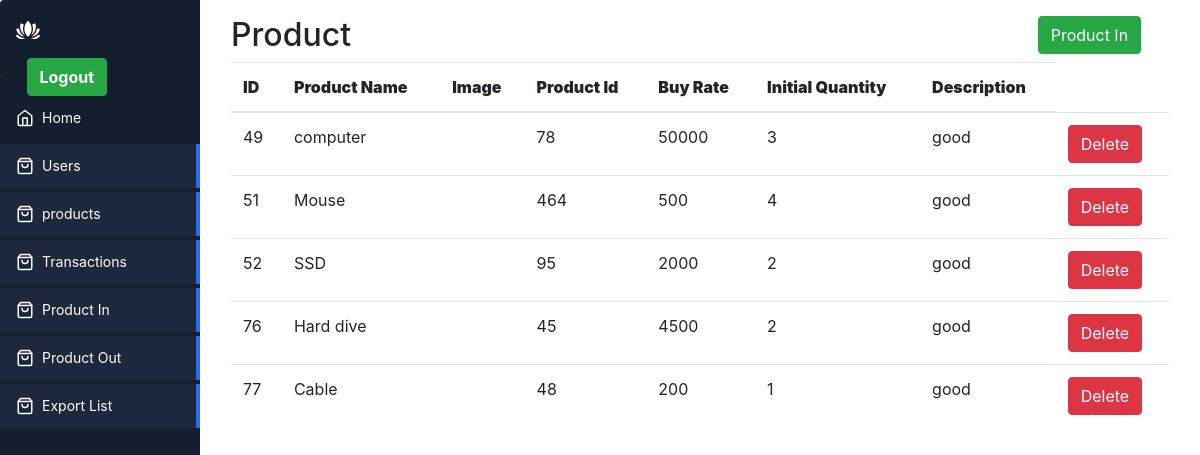
/product.php (signed in), run on the app's committed database.
### tables this page shows
CREATE TABLE `products` (
  `id` int(11) NOT NULL,
  `name` varchar(500) NOT NULL,
  `image` varchar(500) NOT NULL,
  `product_id` varchar(500) NOT NULL,
  `buy_rate` varchar(500) NOT NULL,
  `initial_quantity` varchar(11) NOT NULL,
  `description` text NOT NULL,
  `date` date NOT NULL
);

### product.php (the view, shortened to what this page needs)
<?php
include 'include/header.php';
include 'include/connection.php';
$sql ="SELECT * FROM Products" ;
$result = $db->query($sql);
?>
<div class="app-content">
    <div class="container">
        <div class="row">
            <div class="col-md-10">
                <h2>Product</h2>
            </div>
            <div class="col-md-2">
            <a href="Product_in.php" class="btn btn-success">Product In</a>
            </div>
        </div>
    </div>
    <div class="container-fluid">
        <div class="row">
            <div class="col-md-12">
                <table class="table ">
                    <thead>
                        <th><b>ID</b></th>
                        <th><b>Product Name</b></th>
                        <th><b>Image</b></th>
                        <th><b>Product Id</b></th>
                        <th><b>Buy Rate</b></th>
                        <th><b>Initial Quantity</b></th>
                        <th><b>Description</b></th>
                    </thead>
                    <tbody>
                    <?php while($row = $result->fetch_assoc()): ?>
                        <tr>
                            <td><?php echo $row['id'] ; ?></td>
                            <td><?php echo $row['name'] ; ?></td>
                            <td><img src="<?php echo "images/".$row['image'] ; ?>"width="50" alt=""></td>
                            <td><?php echo $row['product_id'] ; ?></td>
                            <td><?php echo $row['buy_rate'] ; ?></td>
                            <td><?php echo $row['initial_quantity'] ; ?></td>
                            <td><?php echo $row['description'] ; ?></td>
                        <td>
                            <a href="Product_delete.php?id=<?php echo $row['id']; ?>" class="btn btn-danger" onclick="return confirm('Are you sure you want to delete this user?')">Delete</a>
                        </td>
                        </tr>
                        <?php endwhile; ?>
                    </tbody>
                </table>
            </div>
        </div>
    </div>
</div>
<?php
include 'include/footer.php';
?>

### assets/style.css (style rules this page uses)
* { box-sizing: border-box; }
:root { --app-bg: #101827; --sidebar: rgba(21, 30, 47,1); --sidebar-main-color: #fff; --table-border: #1a2131; --table-header: #1a2131; --app-content-main-color: #fff; --sidebar-link: #fff; --sidebar-active-link: #1d283c; --sidebar-hover-link: #1a2539; --action-color: #2869ff; --action-color-hover: #6291fd; --app-content-secondary-color: #1d283c; --filter-reset: #2c394f; --filter-shadow: rgba(16, 24, 39, 0.8) 0px 6px 12px -2px, rgba(0, 0, 0, 0.3) 0px 3px 7px -3px; }
body, html { margin: 0; padding: 0; height: 100%; width: 100%; }
body { overflow: hidden; font-family: "Poppins", sans-serif; background-color: var(--app-bg); -webkit-font-smoothing: antialiased; -moz-osx-font-smoothing: grayscale; }
.app-content { padding: 16px; background-color: #ffffff; height: 100%; flex: 1; max-height: 100%; display: flex; flex-direction: column; }

### data on the page
products: id "49", name "computer", product "78", buy_rate "50000", initial_quantity "3", description "good"
products: id "51", name "Mouse", product "464", buy_rate "500", initial_quantity "4", description "good"
products: id "52", name "SSD", product "95", buy_rate "2000", initial_quantity "2", description "good"
products: id "76", name "Hard dive", product "45", buy_rate "4500", initial_quantity "2", description "good"
products: id "77", name "Cable", product "48", buy_rate "200", initial_quantity "1", description "good"
